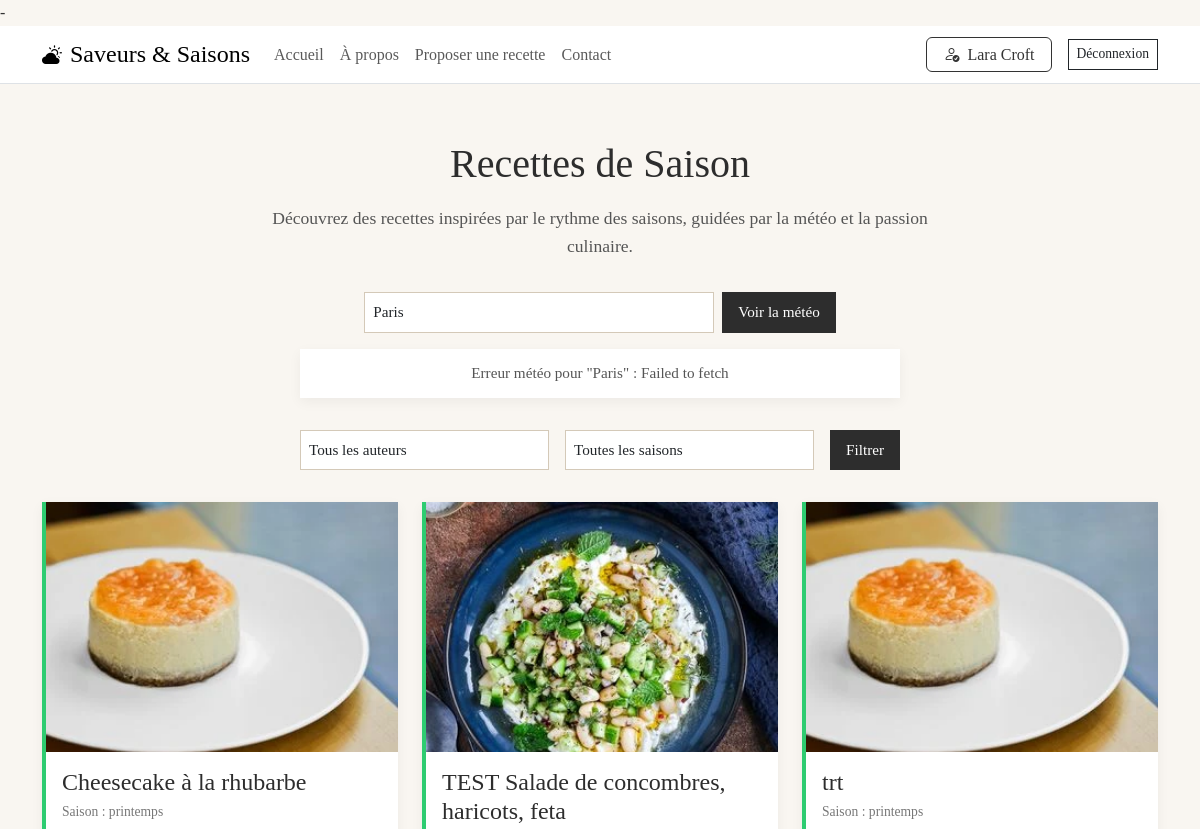
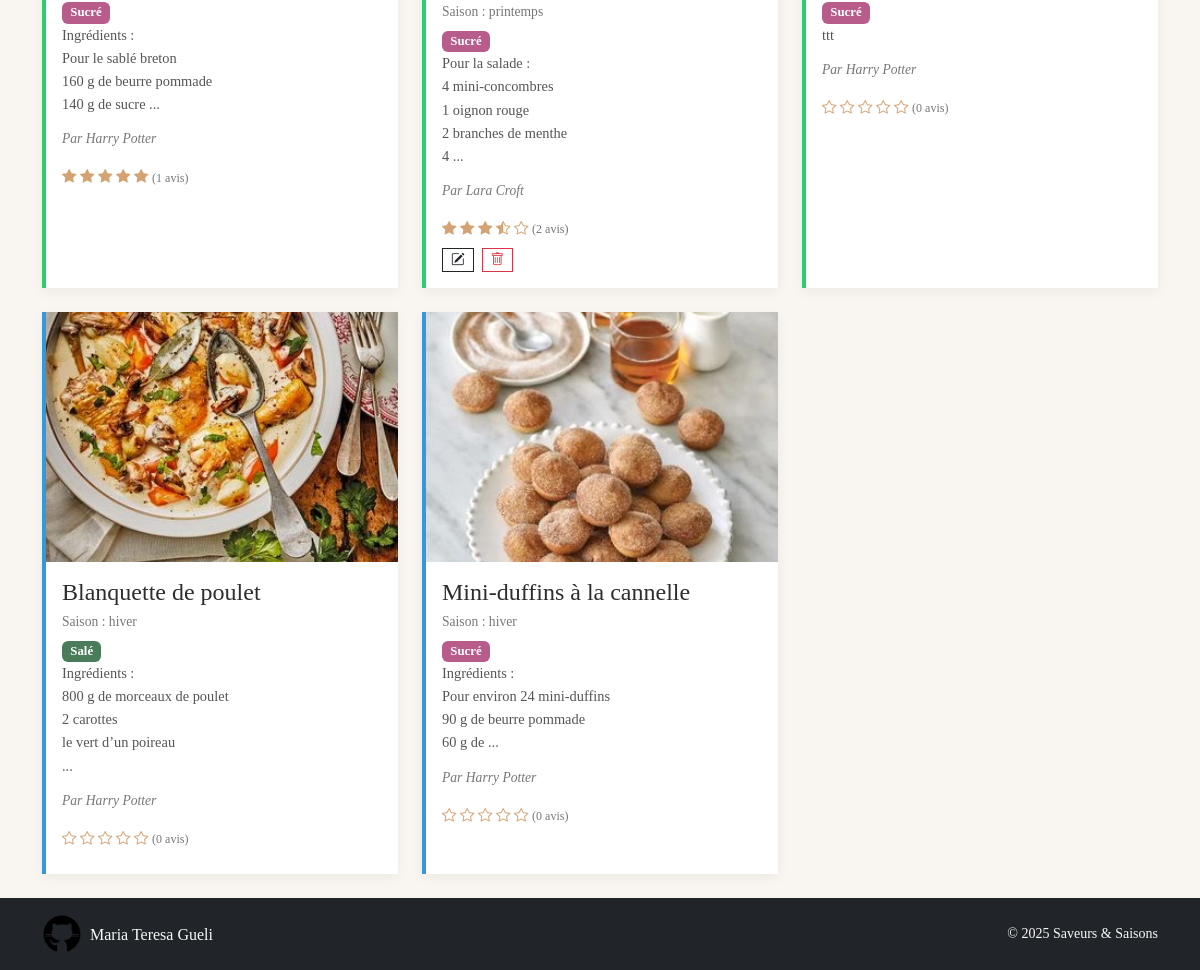
The app's page /index.php (signed in) with its own data (2 pictures, top to bottom).
### tables this page shows
CREATE TABLE `recipe` (
                          `recipe_id` int NOT NULL,
                          `user_id` int DEFAULT NULL,
                          `title` varchar(255) NOT NULL,
                          `recipe` text NOT NULL,
                          `is_enabled` tinyint(1) DEFAULT '1',
                          `status` enum('published','draft') NOT NULL DEFAULT 'draft',
                          `season_id` int DEFAULT NULL,
                          `type` varchar(50) DEFAULT NULL,
                          `image` varchar(255) DEFAULT NULL
);

CREATE TABLE `USER` (
                        `user_id` int NOT NULL,
                        `contact_id` int DEFAULT NULL,
                        `full_name` varchar(100) NOT NULL,
                        `email` varchar(100) NOT NULL,
                        `password` varchar(255) NOT NULL,
                        `age` int DEFAULT NULL,
                        `created_at` datetime DEFAULT CURRENT_TIMESTAMP,
                        `is_active` tinyint(1) DEFAULT '1'
);

### functions.php (called while the page is built, shortened)
-<?php
if (!function_exists('getRecipes')) {
    function getRecipes(array $rs): array {
        return array_values(array_filter($rs, fn($r) =>
            (int)($r['is_enabled'] ?? 0) === 1
        ));
    }
}
if (!function_exists('getAuthorName')) {
    function getAuthorName(int $uid, array $users): string {
        foreach ($users as $u) {
            if ((int)$u['user_id'] === $uid) return $u['full_name'];
        }
        return 'Auteur inconnu';
    }
}

### index.php (the view, shortened to what this page needs)
<?php
require_once __DIR__ . '/databaseconnect.php';
require_once __DIR__ . '/functions.php';
$stmt = $mysqlClient->prepare('SELECT * FROM recipe WHERE is_enabled = 1');
$stmt->execute();
$allRecipes = $stmt->fetchAll(PDO::FETCH_ASSOC);
$userStmt = $mysqlClient->prepare('SELECT user_id, full_name FROM user');
$userStmt->execute();
$users = $userStmt->fetchAll(PDO::FETCH_ASSOC);
$seasonStmt = $mysqlClient->prepare('SELECT season_id, title FROM SEASON WHERE is_enabled = 1 ORDER BY season_id');
$seasonStmt->execute();
$seasonsRaw = $seasonStmt->fetchAll(PDO::FETCH_ASSOC);
$seasons = [];
foreach ($seasonsRaw as $s) {
    $seasons[(int)$s['season_id']] = $s['title'];
}
$published = getRecipes($allRecipes);
$drafts = [];
$combined = array_merge($published, $drafts);
$byId = [];
foreach ($combined as $r) {
    $byId[$r['recipe_id']] = $r;
}
$displayRecipes = array_values($byId);
usort($displayRecipes, fn($a, $b) => $a['season_id'] <=> $b['season_id']);
$ratingStmt = $mysqlClient->prepare('
    SELECT AVG(review) AS avg_review, COUNT(review) AS count_review
      FROM comment
     WHERE recipe_id = ?
');
?>
<!DOCTYPE html>
<html lang="fr">
<head>
    <link href="https://cdn.jsdelivr.net/npm/bootstrap@5.3.0/dist/css/bootstrap.min.css" rel="stylesheet">
    <link href="https://cdn.jsdelivr.net/npm/bootstrap-icons@1.10.0/font/bootstrap-icons.css" rel="stylesheet">
</head>
<body class="d-flex flex-column min-vh-100">
<?php require_once __DIR__ . '/header.php'; ?>
<div class="container flex-fill py-4">
    <h1>Recettes de Saison</h1>
    <p class="intro">
        Découvrez des recettes inspirées par le rythme des saisons, guidées par la météo et la passion culinaire.
    </p>
    <div class="weather-input">
        <input
                type="text"
                id="cityInput"
                class="form-control"
                placeholder="Entrez une ville (ex : Paris)"
                aria-label="Ville"
        >
        <button class="btn btn-primary" id="fetchWeather">Voir la météo</button>
    </div>
    <div id="meteo-box">
    </div>
    <form method="get" class="filters">
        <select name="author" class="form-select">
            <option value="0">Tous les auteurs</option>
        </select>
        <select name="season" class="form-select">
            <option value="0">Toutes les saisons</option>
        </select>
        <button type="submit" class="btn btn-primary">Filtrer</button>
    </form>
    <div class="row g-4">
        <?php if (empty($displayRecipes)): ?>
            <div class="col-12 text-center">
                <p class="text-muted">Aucune recette trouvée.</p>
            </div>
        <?php else: ?>
            <?php foreach($displayRecipes as $r):
                $ratingStmt->execute([$r['recipe_id']]);
                $rate  = $ratingStmt->fetch(PDO::FETCH_ASSOC);
                $avg   = $rate['avg_review'] ? round($rate['avg_review'], 1) : 0;
                $count = $rate['count_review'];
                $seasonId    = (int)$r['season_id'];
                $seasonName  = htmlspecialchars($seasons[$seasonId] ?? '—');
                $seasonClass = 'season-' . $seasonId;
                $badgeClass  = $r['type'] === 'sucré' ? 'badge-sucré' : 'badge-salé';
                $authorName  = getAuthorName((int)$r['user_id'], $users);
                $isOwner     = !empty($_SESSION['LOGGED_USER']['user_id'])
                    && $_SESSION['LOGGED_USER']['user_id'] === (int)$r['user_id'];
                ?>
                <div class="col-md-6 col-lg-4 d-flex">
                    <div class="card w-100 <?= $seasonClass ?>">
                        <?php if(!empty($r['image'])): ?>
                            <img
                                    src="Uploads/<?= htmlspecialchars($r['image']) ?>"
                                    class="recipe-img"
                                    alt="<?= htmlspecialchars($r['title']) ?>"
                            >
                        <?php endif; ?>
                        <div class="card-body">
                            <h5 class="card-title">
                                <a
                                        href="recipes_read.php?id=<?= $r['recipe_id'] ?>"
                                        class="text-decoration-none"
                                >
                                    <?= htmlspecialchars($r['title']) ?>
                                </a>
                            </h5>
                            <div class="season-label">Saison : <?= $seasonName ?></div>
                            <span class="badge <?= $badgeClass ?> text-white">
                                <?= ucfirst(htmlspecialchars($r['type'])) ?>
                            </span>
                            <p class="card-text">
                                <?= nl2br(htmlspecialchars(mb_strimwidth($r['recipe'], 0, 80, '...'))) ?>
                            </p>
                            <p class="author">Par <?= $authorName ?></p>
                            <div class="rating">
                                <?php for($i = 1; $i <= 5; $i++): ?>
                                    <?php if($i <= floor($avg)): ?>
                                        <i class="bi bi-star-fill"></i>
                                    <?php elseif($i - $avg < 1): ?>
                                        <i class="bi bi-star-half"></i>
                                    <?php else: ?>
                                        <i class="bi bi-star"></i>
                                    <?php endif; ?>
                                <?php endfor; ?>
                                <small>(<?= $count ?> avis)</small>
                            </div>
                            <?php if($isOwner): ?>
                                <div class="d-flex gap-2">
                                    <a
                                            href="recipes_update.php?id=<?= $r['recipe_id'] ?>"
                                            class="btn btn-outline-dark"
                                    >
                                        <i class="bi bi-pencil-square"></i>
                                    </a>
                                    <a
                                            href="recipes_delete.php?id=<?= $r['recipe_id'] ?>"
                                            class="btn btn-outline-danger"
                                            onclick="return confirm('Supprimer cette recette ?')"
                                    >
                                        <i class="bi bi-trash"></i>
                                    </a>
                                </div>
                            <?php endif; ?>
                        </div>
                    </div>
                </div>
            <?php endforeach; ?>
        <?php endif; ?>
    </div>
</div>
<?php require_once __DIR__ . '/footer.php'; ?>
</body>
</html>

### index.php (style rules this page uses)
body { background-color: #f9f6f1; font-family: 'Georgia', serif; color: #333; line-height: 1.6; }
h1 { font-family: 'Playfair Display', serif; font-size: 2.5rem; text-align: center; margin: 2rem 0 1rem; color: #2d2d2d; }
.intro { max-width: 720px; margin: 0 auto 2rem; font-size: 1.1rem; line-height: 1.6; text-align: center; color: #555; }
.weather-input { max-width: 600px; margin: 0 auto 1rem; display: flex; justify-content: center; gap: 0.5rem; }
.weather-input .form-control { max-width: 350px; font-size: 0.95rem; border: 1px solid #d4c9b8; border-radius: 0; padding: 0.5rem; background: #fff; }
.weather-input .btn { background: #2d2d2d; border: none; color: #fff; font-family: 'Georgia', serif; font-size: 0.95rem; padding: 0.5rem 1rem; border-radius: 0; transition: background 0.3s ease; }
#meteo-box { max-width: 600px; margin: 0 auto 2rem; }
.filters { max-width: 600px; margin: 0 auto 2rem; display: flex; justify-content: center; gap: 1rem; }
.filters select { font-family: 'Georgia', serif; font-size: 0.95rem; border: 1px solid #d4c9b8; border-radius: 0; padding: 0.5rem; background: #fff; }
.filters button { background: #2d2d2d; border: none; color: #fff; font-family: 'Georgia', serif; font-size: 0.95rem; padding: 0.5rem 1rem; border-radius: 0; transition: background 0.3s ease; }
.card { border: none; background: #fff; box-shadow: 0 4px 12px rgba(0,0,0,0.05); border-radius: 0; transition: transform 0.3s ease; position: relative; height: 100%; }
.recipe-img { width: 100%; height: 250px; object-fit: cover; border-top-left-radius: 0; border-top-right-radius: 0; }
.card-body { padding: 1rem; text-align: left; }
.card-title { font-family: 'Playfair Display', serif; font-size: 1.5rem; margin-bottom: 0.25rem; color: #2d2d2d; }
.card-title a { color: #2d2d2d; text-decoration: none; }
.season-label { font-size: 0.85rem; color: #777; margin-bottom: 0.5rem; }
.badge-sucré { background: #b85c8c !important; font-size: 0.8rem; }
.badge-salé { background: #4a7c59 !important; font-size: 0.8rem; }
.card-text { font-size: 0.9rem; color: #555; margin-bottom: 0.75rem; }
.author { font-size: 0.85rem; font-style: italic; color: #777; }
.rating { color: #d4a373; font-size: 0.9rem; margin-bottom: 0.5rem; }
.rating small { color: #777; font-size: 0.75rem; }
.season-1 { border-left: 4px solid #2ecc71; }
.season-4 { border-left: 4px solid #3498db; }
.btn-outline-dark, .btn-outline-danger, .btn-success { font-size: 0.85rem; border-radius: 0; padding: 0.25rem 0.5rem; }

### records on screen
recipe: image (picture), title "Cheesecake à la rhubarbe", season "printemps", type "Sucré", recipe "Ingrédients : Pour le sablé breton 160 g de beurre pommade 140 g de sucre ...", user.full_name "Harry Potter", count "1"
recipe: image (picture), title "TEST Salade de concombres, haricots, feta", season "printemps", type "Sucré", recipe "Pour la salade : 4 mini-concombres 1 oignon rouge 2 branches de menthe 4 ...", user.full_name "Lara Croft", count "2"
recipe: image (picture), title "trt", season "printemps", type "Sucré", recipe "ttt", user.full_name "Harry Potter", count "0"
recipe: image (picture), title "Blanquette de poulet", season "hiver", type "Salé", recipe "Ingrédients : 800 g de morceaux de poulet 2 carottes le vert d’un poireau ...", user.full_name "Harry Potter", count "0"
recipe: image (picture), title "Mini-duffins à la cannelle", season "hiver", type "Sucré", recipe "Ingrédients : Pour environ 24 mini-duffins 90 g de beurre pommade 60 g de ...", user.full_name "Harry Potter", count "0"

### other values on screen
$_SESSION['LOGGED_USER']['name'] "Lara Croft"
